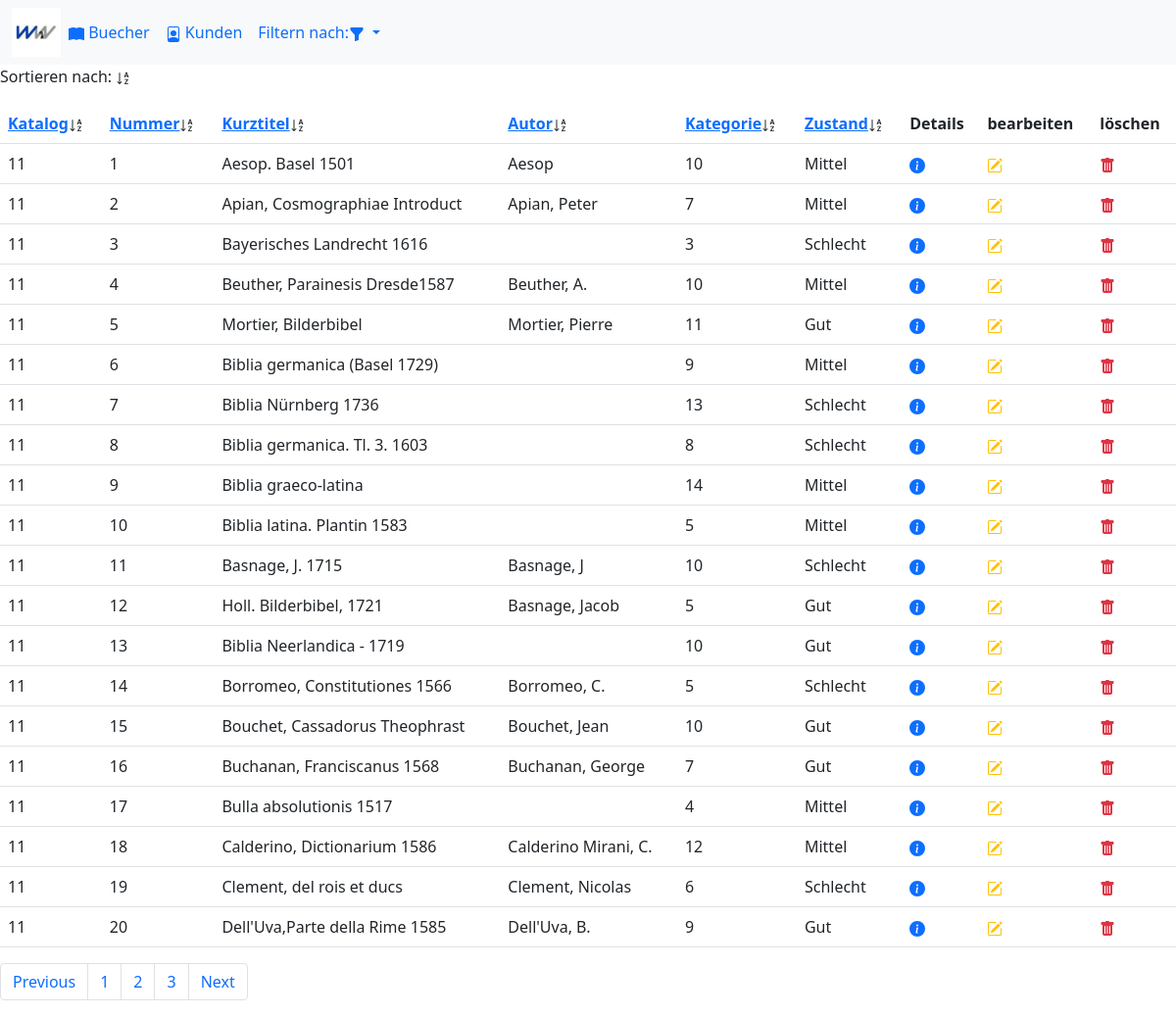
The page / on the database its author committed.
### tables this page shows
CREATE TABLE `buecher` (
  `id` int(10) unsigned NOT NULL,
  `katalog` int(11) NOT NULL,
  `nummer` int(11) NOT NULL,
  `kurztitle` text NOT NULL,
  `kategorie` int(11) NOT NULL,
  `verkauft` tinyint(1) NOT NULL,
  `kaufer` int(11) NOT NULL,
  `autor` text NOT NULL,
  `title` text NOT NULL,
  `sprache` varchar(250) NOT NULL,
  `foto` varchar(250) NOT NULL,
  `verfasser` int(11) NOT NULL,
  `zustand` char(1) NOT NULL
);

### index.php (called while the page is built)
<?php include('Controller/ControllerBuecher.php'); ?>

### Model/Query.php (called while the page is built, shortened)
<?php
class Query {
    public function getBuecherById($conn, $limit){
        $query = "SELECT id, katalog, nummer, kurztitle, autor, kategorie, zustand  FROM buecher order by id limit $limit;";
        $result = $conn->query($query);
        return $result;
    }
}
?>

### View/ViewBuecher.php (the view, shortened to what this page needs)
<?php
class ViewBuecher{
  public function printTable($result, $conn){
    if ($result!== false && $result->num_rows > 0) {
            echo '<div><p>Sortieren nach: <svg xmlns="http://www.w3.org/2000/svg" width="16" height="16" fill="currentColor" class="bi bi-sort-alpha-down" viewBox="0 0 16 16">
            <path fill-rule="evenodd" d="M10.082 5.629 9.664 7H8.598l1.789-5.332h1.234L13.402 7h-1.12l-.419-1.371h-1.781zm1.57-.785L11 2.687h-.047l-.652 2.157h1.351z"/>
            <path d="M12.96 14H9.028v-.691l2.579-3.72v-.054H9.098v-.867h3.785v.691l-2.567 3.72v.054h2.645V14zM4.5 2.5a.5.5 0 0 0-1 0v9.793l-1.146-1.147a.5.5 0 0 0-.708.708l2 1.999.007.007a.497.497 0 0 0 .7-.006l2-2a.5.5 0 0 0-.707-.708L4.5 12.293V2.5z"/>
          </svg></p></div>';
            echo "<table class='table'><tr><th><a href='buecher_by_katalog.php'>Katalog</a><svg xmlns='http://www.w3.org/2000/svg' width='16' height='16' fill='currentColor' class='bi bi-sort-alpha-down' viewBox='0 0 16 16'>
          </svg></th><th><a href='buecher_by_nummer.php'>Nummer</a><svg xmlns='http://www.w3.org/2000/svg' width='16' height='16' fill='currentColor' class='bi bi-sort-alpha-down' viewBox='0 0 16 16'>
        </svg></th><th><a href='buecher_by_kurztitle.php'>Kurztitel</a><svg xmlns='http://www.w3.org/2000/svg' width='16' height='16' fill='currentColor' class='bi bi-sort-alpha-down' viewBox='0 0 16 16'>
      </svg></th><th><a href='buecher_by_autor.php'>Autor</a><svg xmlns='http://www.w3.org/2000/svg' width='16' height='16' fill='currentColor' class='bi bi-sort-alpha-down' viewBox='0 0 16 16'>
    </svg></th><th><a href='buecher_by_kategorie.php'>Kategorie</a><svg xmlns='http://www.w3.org/2000/svg' width='16' height='16' fill='currentColor' class='bi bi-sort-alpha-down' viewBox='0 0 16 16'>
    </svg></th><th><a href='buecher_by_zustand.php'>Zustand</a><svg xmlns='http://www.w3.org/2000/svg' width='16' height='16' fill='currentColor' class='bi bi-sort-alpha-down' viewBox='0 0 16 16'>
    </svg></th><th>Details</th><th>bearbeiten</th><th>löschen</th></tr>";
            while($row = $result->fetch_assoc()) {
              if ($row["zustand"] == 'G') {
                $row['zustand'] = "Gut";
              } else if ($row['zustand'] == 'M') {
                $row['zustand'] = "Mittel";
              } else {
                $row['zustand'] = "Schlecht";
              }
              echo "
              <tr><td>".$row["katalog"]."</td>
              <td>".$row["nummer"]."</td>
              <td>".$row['kurztitle']."</td>
              <td>".$row['autor']."</td>
              <td>".$row['kategorie']."</td>
              <td>".$row['zustand']."</td>
              <td><a href='controller_buecher_details.php?id=".$row['id']."' class='text-primary'>
              <svg xmlns='http://www.w3.org/2000/svg' width='16' height='16' fill='currentColor' class='bi bi-info-circle-fill' viewBox='0 0 16 16'>
              <path d='M8 16A8 8 0 1 0 8 0a8 8 0 0 0 0 16zm.93-9.412-1 4.705c-.07.34.029.533.304.533.194 0 .487-.07.686-.246l-.088.416c-.287.346-.92.598-1.465.598-.703 0-1.002-.422-.808-1.319l.738-3.468c.064-.293.006-.399-.287-.47l-.451-.081.082-.381 2.29-.287zM8 5.5a1 1 0 1 1 0-2 1 1 0 0 1 0 2z'/>
            </svg></a></td>
              <td><a href='edit.php?id=".$row['id']."' class='text-warning'>
                <svg xmlns='http://www.w3.org/2000/svg' width='16' height='16' fill='currentColor' class='bi bi-pencil-square' viewBox='0 0 16 16'>
                  <path d='M15.502 1.94a.5.5 0 0 1 0 .706L14.459 3.69l-2-2L13.502.646a.5.5 0 0 1 .707 0l1.293 1.293zm-1.75 2.456-2-2L4.939 9.21a.5.5 0 0 0-.121.196l-.805 2.414a.25.25 0 0 0 .316.316l2.414-.805a.5.5 0 0 0 .196-.12l6.813-6.814z'/>
                  <path fill-rule='evenodd' d='M1 13.5A1.5 1.5 0 0 0 2.5 15h11a1.5 1.5 0 0 0 1.5-1.5v-6a.5.5 0 0 0-1 0v6a.5.5 0 0 1-.5.5h-11a.5.5 0 0 1-.5-.5v-11a.5.5 0 0 1 .5-.5H9a.5.5 0 0 0 0-1H2.5A1.5 1.5 0 0 0 1 2.5v11z'/>
                </svg></a></td>
              <td><a href='delete.php?id=".$row['id']."' class='text-danger'>
                <svg xmlns='http://www.w3.org/2000/svg' width='16' height='16' fill='currentColor' class='bi bi-trash-fill' viewBox='0 0 16 16'>
                  <path d='M2.5 1a1 1 0 0 0-1 1v1a1 1 0 0 0 1 1H3v9a2 2 0 0 0 2 2h6a2 2 0 0 0 2-2V4h.5a1 1 0 0 0 1-1V2a1 1 0 0 0-1-1H10a1 1 0 0 0-1-1H7a1 1 0 0 0-1 1H2.5zm3 4a.5.5 0 0 1 .5.5v7a.5.5 0 0 1-1 0v-7a.5.5 0 0 1 .5-.5zM8 5a.5.5 0 0 1 .5.5v7a.5.5 0 0 1-1 0v-7A.5.5 0 0 1 8 5zm3 .5v7a.5.5 0 0 1-1 0v-7a.5.5 0 0 1 1 0z'/>
                </svg></a></td></tr>";
       }
            echo "</table>";
            } else {
            echo "0 results";
            }
             echo ' <ul class="pagination">
             <li class="page-item"><a class="page-link" href="#">Previous</a></li>
             <li class="page-item"><a class="page-link" href="#">1</a></li>
             <li class="page-item"><a class="page-link" href="#">2</a></li>
             <li class="page-item"><a class="page-link" href="#">3</a></li>
             <li class="page-item"><a class="page-link" href="#">Next</a></li>
           </ul>';
        }
    }
?>

### Partials/head.php (shortened to what this page needs)
<!DOCTYPE html>
<html lang="en">
<head>
    <link href="https://cdn.jsdelivr.net/npm/bootstrap@5.0.2/dist/css/bootstrap.min.css" rel="stylesheet">
</head>
<body>

### View/ViewNavbar.php (shortened to what this page needs)
<?php
class ViewNavbar {
public function printNavbar()
{
  echo '
<nav class="navbar navbar-expand-lg bg-light">
  <div class="container-fluid">
    <a href="index.php"><img src="Image/Logo.jpeg" alt=""></a>
    <div class="collapse navbar-collapse" id="navbarSupportedContent">
      <ul class="navbar-nav me-auto mb-2 mb-lg-0"><li class="nav-item">
          <a class="nav-link" href="index.php"><svg xmlns="http://www.w3.org/2000/svg" width="16" height="16" fill="currentColor" class="bi bi-book-fill" viewBox="0 0 16 16">
</svg> Buecher</a>
        </li>
        <li class="nav-item">
          <a class="nav-link" href="kunden.php"><svg xmlns="http://www.w3.org/2000/svg" width="16" height="16" fill="currentColor" class="bi bi-file-person" viewBox="0 0 16 16">
</svg> Kunden</a>
        </li>
        <li class="nav-item dropdown">
          <a class="nav-link dropdown-toggle" href="#" id="navbarDropdown" role="button" data-bs-toggle="dropdown" aria-expanded="false">
            Filtern nach:<svg xmlns="http://www.w3.org/2000/svg" width="16" height="16" fill="currentColor" class="bi bi-funnel-fill" viewBox="0 0 16 16">
            <path d="M1.5 1.5A.5.5 0 0 1 2 1h12a.5.5 0 0 1 .5.5v2a.5.5 0 0 1-.128.334L10 8.692V13.5a.5.5 0 0 1-.342.474l-3 1A.5.5 0 0 1 6 14.5V8.692L1.628 3.834A.5.5 0 0 1 1.5 3.5v-2z"/>
          </svg>
          </a>
        </li>
      </ul>
    </div>
  </div>
</nav>
';
    }
}

### Controller/ControllerBuecher.php
<?php
include('Partials/head.php');
include('View/ViewNavbar.php');
include('View/ViewBuecher.php');
include('Model/Query.php');
include('Model/dbconnection.php');
    $navbar = new ViewNavbar();
    $table = new ViewBuecher();
    $query = new Query();
    $navbar->printNavbar();
    $limit = 20;
    $result = $query->getBuecherById($conn, $limit);
    echo $table->printTable($result, $conn);
include('Partials/footer.php');
?>

### Partials/footer.php (shortened to what this page needs)
</body>
</html>

### rows shown on the page
buecher: katalog "11", nummer "1", kurztitle "Aesop. Basel 1501", autor "Aesop", kategorie "10", zustand "Mittel"
buecher: katalog "11", nummer "2", kurztitle "Apian, Cosmographiae Introduct", autor "Apian, Peter", kategorie "7", zustand "Mittel"
buecher: katalog "11", nummer "3", kurztitle "Bayerisches Landrecht 1616", kategorie "3", zustand "Schlecht"
buecher: katalog "11", nummer "4", kurztitle "Beuther, Parainesis Dresde1587", autor "Beuther, A.", kategorie "10", zustand "Mittel"
buecher: katalog "11", nummer "5", kurztitle "Mortier, Bilderbibel", autor "Mortier, Pierre", kategorie "11", zustand "Gut"
buecher: katalog "11", nummer "6", kurztitle "Biblia germanica (Basel 1729)", kategorie "9", zustand "Mittel"
buecher: katalog "11", nummer "7", kurztitle "Biblia Nürnberg 1736", kategorie "13", zustand "Schlecht"
buecher: katalog "11", nummer "8", kurztitle "Biblia germanica. Tl. 3. 1603", kategorie "8", zustand "Schlecht"
buecher: katalog "11", nummer "9", kurztitle "Biblia graeco-latina", kategorie "14", zustand "Mittel"
buecher: katalog "11", nummer "10", kurztitle "Biblia latina. Plantin 1583", kategorie "5", zustand "Mittel"
buecher: katalog "11", nummer "11", kurztitle "Basnage, J. 1715", autor "Basnage, J", kategorie "10", zustand "Schlecht"
buecher: katalog "11", nummer "12", kurztitle "Holl. Bilderbibel, 1721", autor "Basnage, Jacob", kategorie "5", zustand "Gut"
buecher: katalog "11", nummer "13", kurztitle "Biblia Neerlandica - 1719", kategorie "10", zustand "Gut"
buecher: katalog "11", nummer "14", kurztitle "Borromeo, Constitutiones 1566", autor "Borromeo, C.", kategorie "5", zustand "Schlecht"
buecher: katalog "11", nummer "15", kurztitle "Bouchet, Cassadorus Theophrast", autor "Bouchet, Jean", kategorie "10", zustand "Gut"
buecher: katalog "11", nummer "16", kurztitle "Buchanan, Franciscanus 1568", autor "Buchanan, George", kategorie "7", zustand "Gut"
buecher: katalog "11", nummer "17", kurztitle "Bulla absolutionis 1517", kategorie "4", zustand "Mittel"
buecher: katalog "11", nummer "18", kurztitle "Calderino, Dictionarium 1586", autor "Calderino Mirani, C.", kategorie "12", zustand "Mittel"
buecher: katalog "11", nummer "19", kurztitle "Clement, del rois et ducs", autor "Clement, Nicolas", kategorie "6", zustand "Schlecht"
buecher: katalog "11", nummer "20", kurztitle "Dell'Uva,Parte della Rime 1585", autor "Dell'Uva, B.", kategorie "9", zustand "Gut"
